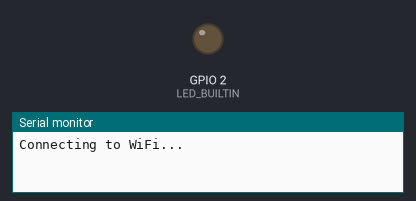
Simulated run of this program. Board: ESP8266 (NodeMCU). On the bench: output pins drawn as LEDs (lit = HIGH, except the on-board LED, lit = LOW), the last lines printed to the serial monitor. WiFi joins after 1.5 s; servers stay silent unless stated; uploads are accepted with an empty reply.

Above: at 1.3 s.
At 2.6 s:
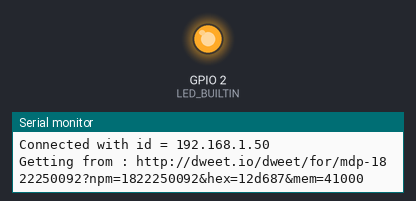
Timing chart, 0 to 4.1 s (numbered marks = the images above):
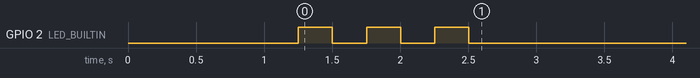

The program:

main.cpp
```cpp
#include <Arduino.h>

/**
 * Depedencies List
 */
#include <ESP8266HTTPClient.h> // HTTP Client
#include <ESP8266WiFi.h>       // Getting WiFi Adapeter
#include <WiFiClient.h>        // WiFi Accessor

/**
 * Macro Definition
 */
#define SERIAL_DEBUG Serial

enum LED
{
  ON,
  OFF
};

/**
 * Global Variable
 */
String host = "http://dweet.io/dweet/for/mdp-";
String npm = "1822250092";

const char *wifi_name = "ssid_name";
const char *wifi_pass = "ssid_password";

void led_toggle(int situation = !digitalRead(LED_BUILTIN))
{
  digitalWrite(LED_BUILTIN, situation);
}

void serial_setup()
{
  Serial.begin(115200);        // IDK what is that
  Serial.setDebugOutput(true); // this option when u want debuging
}

void led_setup()
{
  pinMode(LED_BUILTIN, OUTPUT);
  digitalWrite(LED_BUILTIN, HIGH);
}

/**
 * Wifi Setup!
 *
 */
void wifi_connection_setup()
{
  Serial.println("Connecting to WiFi...");

  WiFi.mode(WIFI_STA);
  WiFi.begin(wifi_name, wifi_pass);

  while (!WiFi.isConnected())
  {
    led_toggle();
    delay(250);
  }

  Serial.print("Connected with id = ");
  Serial.println(WiFi.localIP().toString());

  led_toggle(LED::OFF);
}

/**
 * Example Requets HTTP!
 *
 */
void dweetRequestExample()
{
  // we dont carryout it if wifi doesn't connect!
  if (WiFi.status() != WL_CONNECTED)
  {
    return;
  }

  HTTPClient request;

  String ChipIdHex = String(ESP.getChipId(), HEX);
  String FreeRam = String(ESP.getFreeHeap(), DEC);

  // pripare your endpoint
  String endpoint = (host + npm + "?npm=" + npm + "&hex=" + ChipIdHex + "&mem=" + FreeRam);

  Serial.print("Getting from : ");
  Serial.println(endpoint);

  // pripare your HTTP Client
  request.begin(endpoint.c_str());

  // let's GET it!
  int result = request.GET();

  // if not OK!
  if (result != 200)
  {
    Serial.print("Error Code : ");
    Serial.println(result);
    request.end();
    return;
  }

  // if 200 OK! then print all response
  Serial.println(request.getString());
  request.end();
}

void setup()
{
  delay(1000);
  serial_setup();
  led_setup();
  wifi_connection_setup();
  led_toggle(LED::ON);
}

void loop()
{
  dweetRequestExample();
  delay(30000);
}
```
